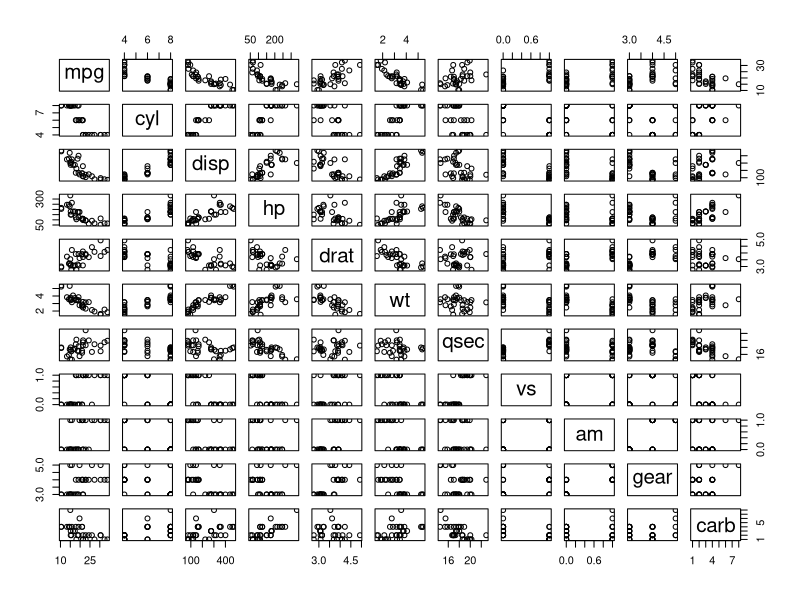
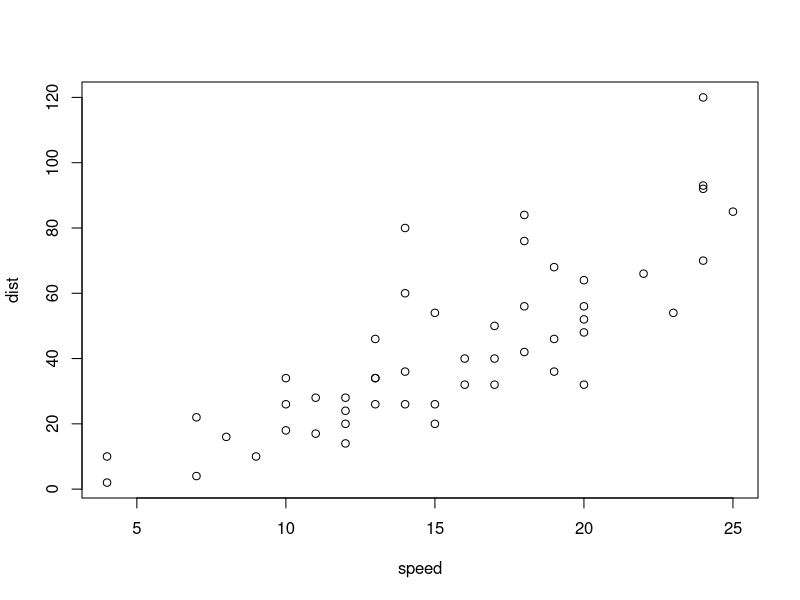
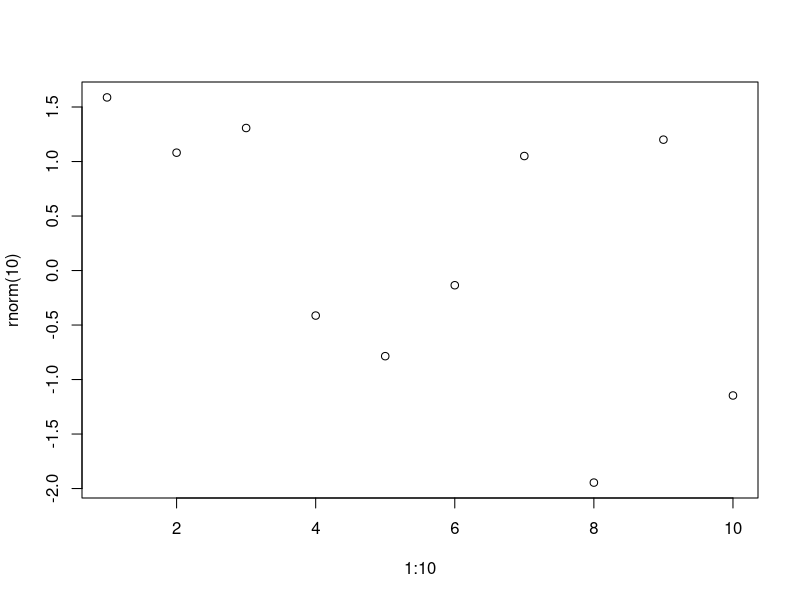
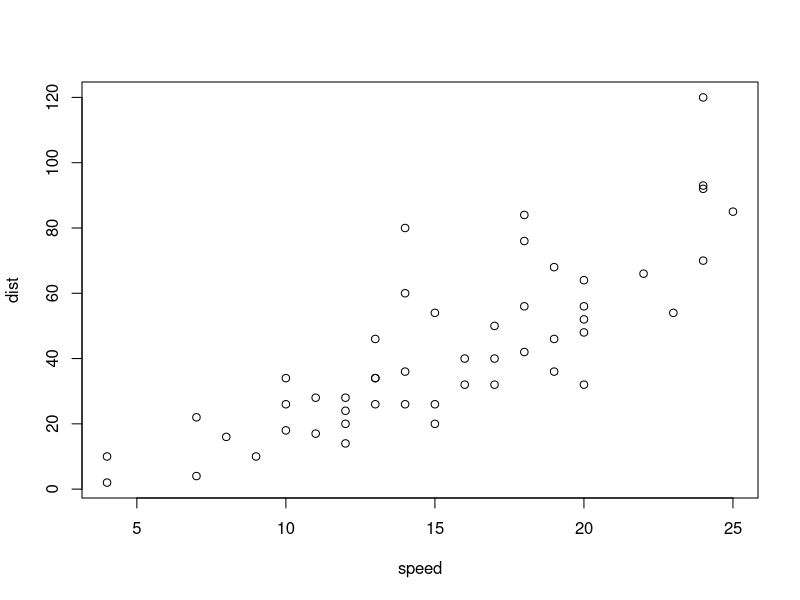
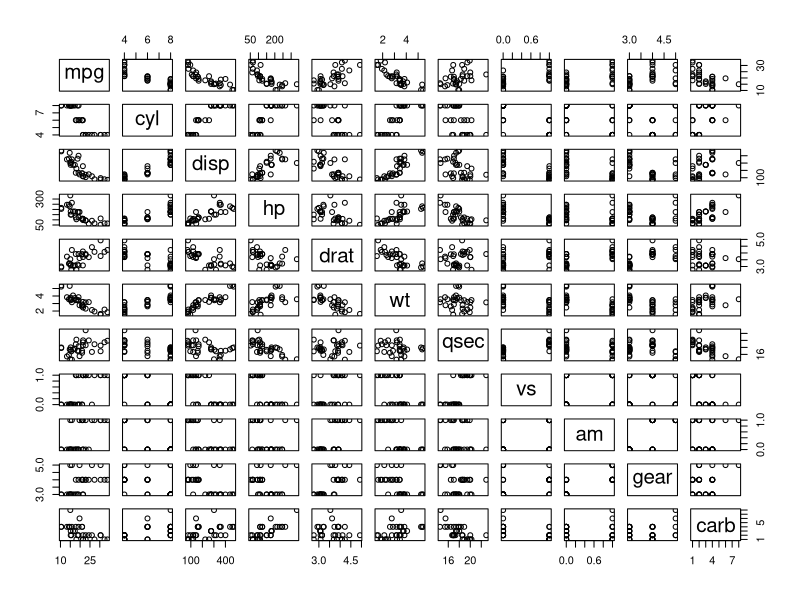
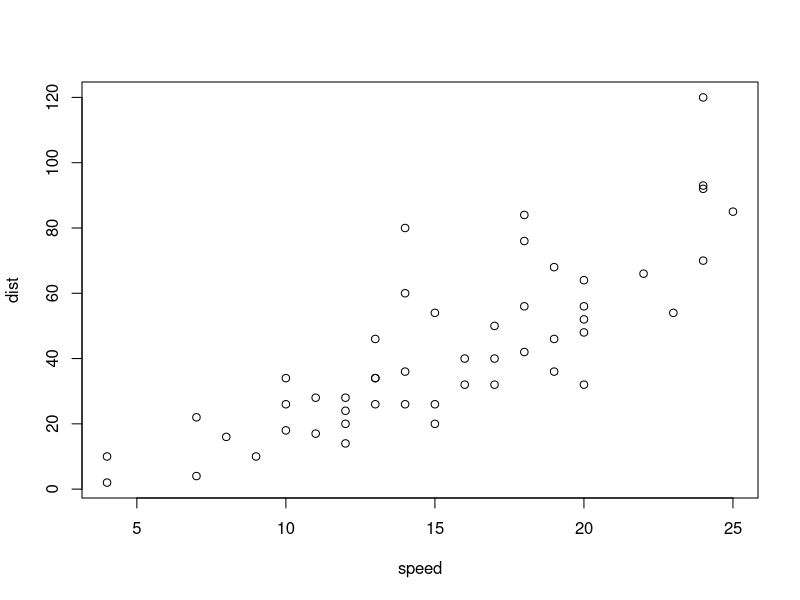
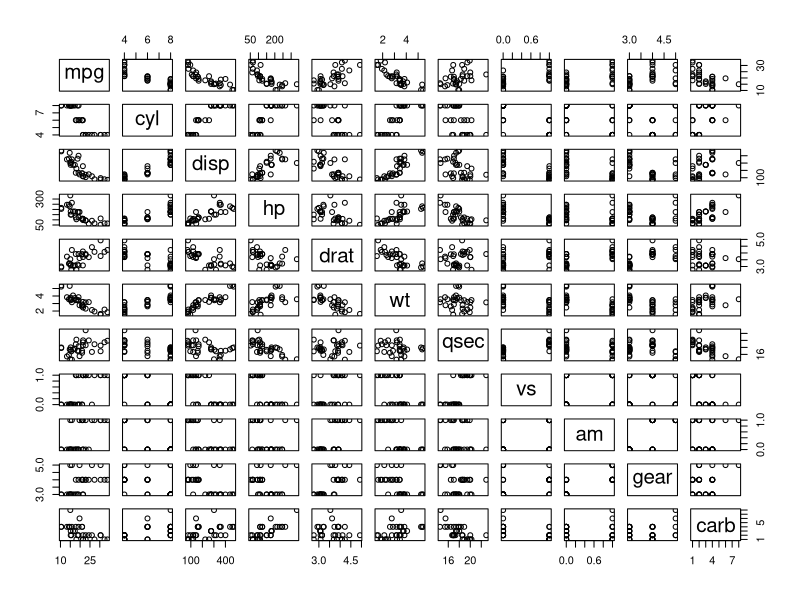

R code for these plots, in order:
## ---- chunk 1
#| fig-cap: 
#|   - Caption for first plot
#|   - Caption for second plot
#| lightbox: 
#|   group: cars
#|   description: 
#|     - This is the decription for first graph
#|     - This is the decription for second graph
plot(mtcars)
plot(cars)
## ---- chunk 2
#| fig-cap: Simple demo R plot 
#| lightbox:
#|   group: r-graph
#|   description: This is 1 to 10 plot
plot(1:10, rnorm(10))
## ---- chunk 3
#| fig-cap: Plot about cars data
#| lightbox:
#|   group: r-graph
#|   description: We see our cars data above
plot(cars)
## ---- chunk 4
#| fig-cap: 
#|   - Caption for first plot
#|   - Caption for second plot
#| lightbox: 
#|   group: cars
#|   description: 
#|     - This is the decription for first graph
#|     - This is the decription for second graph
plot(mtcars)
plot(cars)
## ---- chunk 5
#| fig-cap: mtcars
#| lightbox: false
plot(mtcars)
